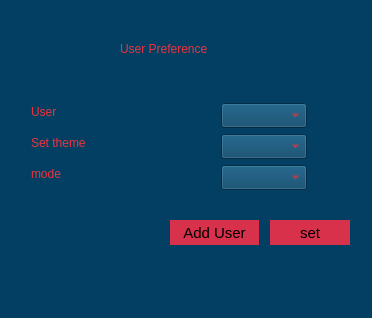
<?xml version="1.0" encoding="UTF-8"?>
<ui version="4.0">
 <class>userDialog</class>
 <widget class="QDialog" name="userDialog">
  <property name="geometry">
   <rect>
    <x>0</x>
    <y>0</y>
    <width>372</width>
    <height>318</height>
   </rect>
  </property>
  <property name="windowTitle">
   <string>Dialog</string>
  </property>
  <property name="styleSheet">
   <string notr="true">font: 700 14pt &quot;Tlwg Mono&quot;;
color: rgb(237, 51, 59);
background-color: #033f63;

</string>
  </property>
  <widget class="QLabel" name="label_3">
   <property name="geometry">
    <rect>
     <x>120</x>
     <y>40</y>
     <width>111</width>
     <height>17</height>
    </rect>
   </property>
   <property name="text">
    <string>User Preference</string>
   </property>
  </widget>
  <widget class="QPushButton" name="adduserbtn">
   <property name="geometry">
    <rect>
     <x>170</x>
     <y>220</y>
     <width>89</width>
     <height>25</height>
    </rect>
   </property>
   <property name="styleSheet">
    <string notr="true">border-radius: 20px;
background-color: #d8314b;
font-size: 15px;
color: black;
</string>
   </property>
   <property name="text">
    <string>Add User</string>
   </property>
  </widget>
  <widget class="QPushButton" name="setbtn">
   <property name="geometry">
    <rect>
     <x>270</x>
     <y>220</y>
     <width>80</width>
     <height>25</height>
    </rect>
   </property>
   <property name="styleSheet">
    <string notr="true">border-radius: 20px;
background-color: #d8314b;
font-size: 15px;
color: black;
</string>
   </property>
   <property name="text">
    <string>set</string>
   </property>
  </widget>
  <widget class="QLabel" name="label_4">
   <property name="geometry">
    <rect>
     <x>31</x>
     <y>165</y>
     <width>81</width>
     <height>17</height>
    </rect>
   </property>
   <property name="text">
    <string>mode</string>
   </property>
  </widget>
  <widget class="QLabel" name="label_2">
   <property name="geometry">
    <rect>
     <x>31</x>
     <y>134</y>
     <width>141</width>
     <height>17</height>
    </rect>
   </property>
   <property name="text">
    <string>Set theme</string>
   </property>
  </widget>
  <widget class="QLabel" name="label">
   <property name="geometry">
    <rect>
     <x>31</x>
     <y>103</y>
     <width>131</width>
     <height>17</height>
    </rect>
   </property>
   <property name="text">
    <string>User</string>
   </property>
  </widget>
  <widget class="QComboBox" name="usernamecombo">
   <property name="geometry">
    <rect>
     <x>221</x>
     <y>103</y>
     <width>86</width>
     <height>25</height>
    </rect>
   </property>
  </widget>
  <widget class="QComboBox" name="modecombo">
   <property name="geometry">
    <rect>
     <x>221</x>
     <y>165</y>
     <width>86</width>
     <height>25</height>
    </rect>
   </property>
  </widget>
  <widget class="QComboBox" name="themecombo">
   <property name="geometry">
    <rect>
     <x>221</x>
     <y>134</y>
     <width>86</width>
     <height>25</height>
    </rect>
   </property>
  </widget>
 </widget>
 <resources/>
 <connections/>
</ui>
